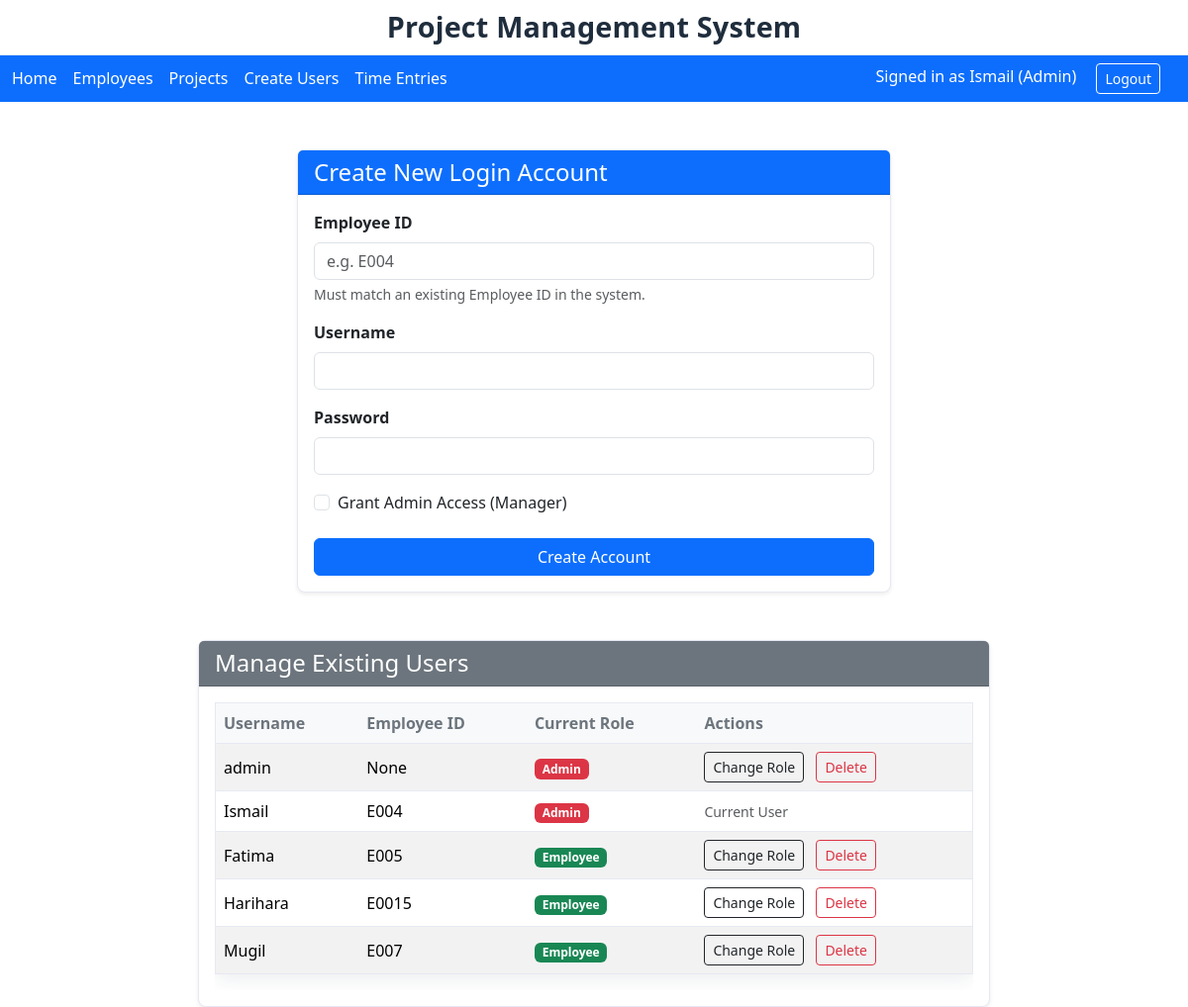
Page /create-users (signed in) on the earlier database version.
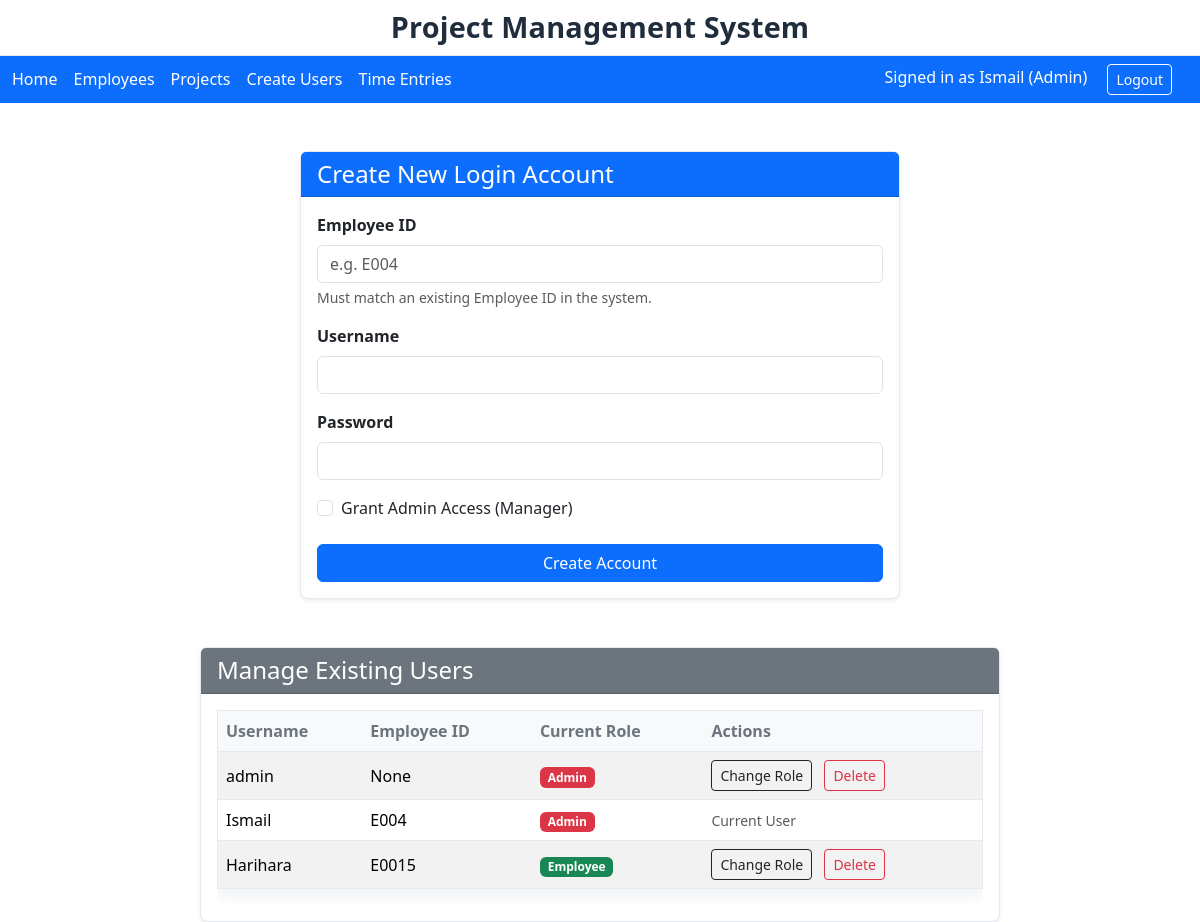
Same page on the later database version.
### app.py (models this page shows, shortened)
class User(db.Model):
    username = db.Column(db.String, primary_key=True)
    password_hash = db.Column(db.String, nullable=False)
    is_admin = db.Column(db.Boolean, default=False)
    employee_id = db.Column(db.String, db.ForeignKey('employee.id'))

### app.py (the view)
@app.route('/create-users')
@login_required
@admin_required
def create_users_page():
    users = User.query.all()
    return render_template('create_users.html', users=users)

### app.py (called while the page is built)
def login_required(view_func):
    @wraps(view_func)
    def wrapper(*args, **kwargs):
        if 'user' not in session:
            if request.path.startswith('/api/'): return jsonify({'error': 'Unauthorized'}), 401
            return redirect(url_for('login', next=request.path))
        return view_func(*args, **kwargs)
    return wrapper

def admin_required(view_func):
    @wraps(view_func)
    def wrapper(*args, **kwargs):
        if not session.get('is_admin'):
            if request.path.startswith('/api/'): return jsonify({'error': 'Forbidden'}), 403
            return redirect(url_for('time_entries_page'))
        return view_func(*args, **kwargs)
    return wrapper

### templates/create_users.html (shortened to what this page needs)
{% extends "layout.html" %}
{% block content %}
<div class="d-flex flex-column align-items-center">
    <div class="card shadow-sm mb-5" style="width: 100%; max-width: 600px; margin-top: 2rem;">
        <div class="card-header bg-primary text-white">
            <h4 class="mb-0">Create New Login Account</h4>
        </div>
        <div class="card-body">
            <form id="createUserForm">
                <div class="mb-3">
                    <label for="employee_id" class="form-label fw-bold">Employee ID</label>
                    <input type="text" class="form-control" id="employee_id" name="employee_id" placeholder="e.g. E004"
                        required>
                    <div class="form-text">Must match an existing Employee ID in the system.</div>
                </div>
                <div class="mb-3">
                    <label for="username" class="form-label fw-bold">Username</label>
                    <input type="text" class="form-control" id="username" name="username" required>
                </div>
                <div class="mb-3">
                    <label for="password" class="form-label fw-bold">Password</label>
                    <input type="password" class="form-control" id="password" name="password" required>
                </div>
                <div class="mb-4 form-check">
                    <input type="checkbox" class="form-check-input" id="is_admin" name="is_admin">
                    <label class="form-check-label" for="is_admin">Grant Admin Access (Manager)</label>
                </div>
                <div class="d-grid">
                    <button type="submit" class="btn btn-primary">Create Account</button>
                </div>
            </form>
        </div>
    </div>
    <div class="card shadow-sm" style="width: 100%; max-width: 800px;">
        <div class="card-header bg-secondary text-white">
            <h4 class="mb-0">Manage Existing Users</h4>
        </div>
        <div class="card-body">
            <div class="table-responsive">
                <table class="table table-striped table-hover align-middle">
                    <thead class="table-light">
                        <tr>
                            <th>Username</th>
                            <th>Employee ID</th>
                            <th>Current Role</th>
                            <th>Actions</th>
                        </tr>
                    </thead>
                    <tbody>
                        {% for user in users %}
                        <tr>
                            <td>{{ user.username }}</td>
                            <td>{{ user.employee_id }}</td>
                            <td id="role-label-{{ user.username }}">
                                {% if user.is_admin %}
                                <span class="badge bg-danger">Admin</span>
                                {% else %}
                                <span class="badge bg-success">Employee</span>
                                {% endif %}
                            </td>
                            <td>
                                {% if user.username == session.get('user') %}
                                <span class="text-muted small">Current User</span>
                                {% else %}
                                <button class="btn btn-sm btn-outline-dark" onclick="toggleRole('{{ user.username }}')">
                                    Change Role
                                </button>
                                <button class="btn btn-sm btn-outline-danger ms-2"
                                    onclick="deleteUser('{{ user.username }}')">
                                    Delete
                                </button>
                                {% endif %}
                            </td>
                        </tr>
                        {% endfor %}
                    </tbody>
                </table>
            </div>
        </div>
    </div>
</div>
{% endblock %}

### templates/layout.html (shortened to what this page needs)
<!doctype html>
<html lang="en">
<head>
  <link href="https://cdn.jsdelivr.net/npm/bootstrap@5.3.3/dist/css/bootstrap.min.css" rel="stylesheet">
  <link href="{{ url_for('static', filename='style.css') }}" rel="stylesheet">
</head>
{% set on_login = (request.endpoint == 'login') %}
<body>
  <div class="title-strip">
    <div class="container page-wrap">
      <h1 class="global-title">Project Management System</h1>
    </div>
  </div>
  <div class="topbar py-2">
    <div class="container page-wrap d-flex align-items-center justify-content-between">
      {% if on_login %}
      <div></div>
      <div class="right"><a class="btn btn-outline-light btn-sm" href="{{ url_for('login') }}">Login</a></div>
      {% else %}
      <div class="left d-flex align-items-center">
        <a href="/">Home</a>
        {% if session.get('is_admin') %}
        <a href="/employees">Employees</a>
        <a href="/projects">Projects</a>
        <a href="{{ url_for('create_users_page') }}">Create Users</a>
        {% endif %}
        <a href="/time-entries">Time Entries</a>
      </div>
      <div class="right">
        {% if session.get('user') %}
        <span class="me-3">Signed in as {{ session.get('user') }}{% if session.get('is_admin') %} (Admin){% endif
          %}</span>
        <a class="btn btn-outline-light btn-sm" href="{{ url_for('logout') }}">Logout</a>
        {% else %}
        <a class="btn btn-outline-light btn-sm" href="{{ url_for('login') }}">Login</a>
        {% endif %}
      </div>
      {% endif %}
    </div>
  </div>
  <div class="container page-wrap content-wrap">
    {% block content %}{% endblock %}
  </div>
</body>
</html>

Differences in the rows shown:
removed User: username "Fatima", employee_id "E005", is_admin "Employee"
removed User: username "Mugil", employee_id "E007", is_admin "Employee"
